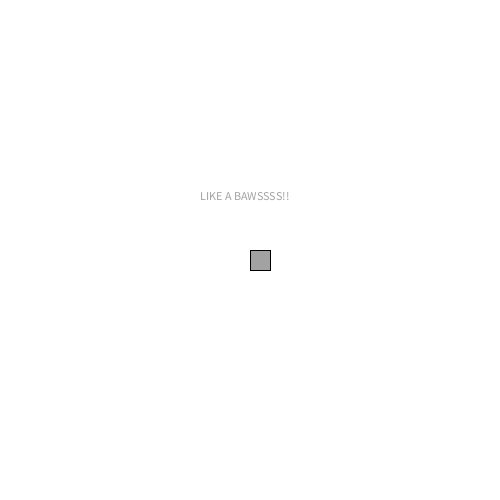
Frame 1 (no input)
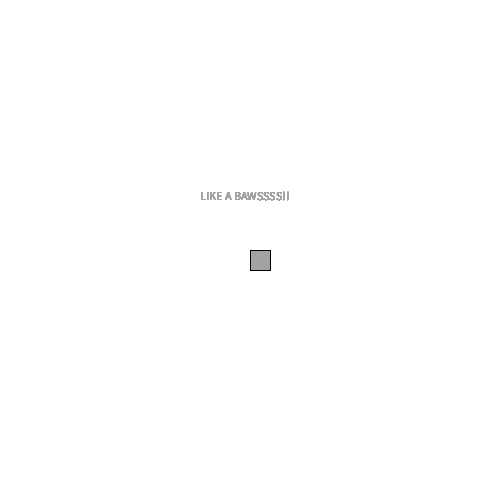
Frame 60 (the mouse pressed at the canvas centre just before this capture)
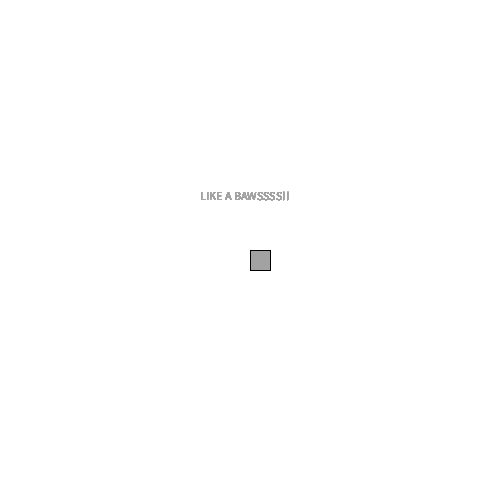
Frame 120 (the mouse held since frame 60 and released just before this capture)

The Processing sketch that drew these frames (run headless with seeded random() and noise(); from frame 60 on, the mouse is pressed at the canvas centre):

// Processing sketch: processing_31323
// ── processing_31323.pde

color col = color(random(252));

void setup(){
  size(500,500);
  background(255);
}
void draw(){
  fill(col);
  rect(250,250,20,20);  
 text("LIKE A BAWSSSS!!",200,200);
  if(mousePressed==true){
    if(mouseX>250&&mouseX<250+20&&mouseY>250&&mouseY<250+20){
      col=color(random(252));
      
    text("LIKE A BAWSSSS!!",200,200);
  
}
  }
}
               
                
